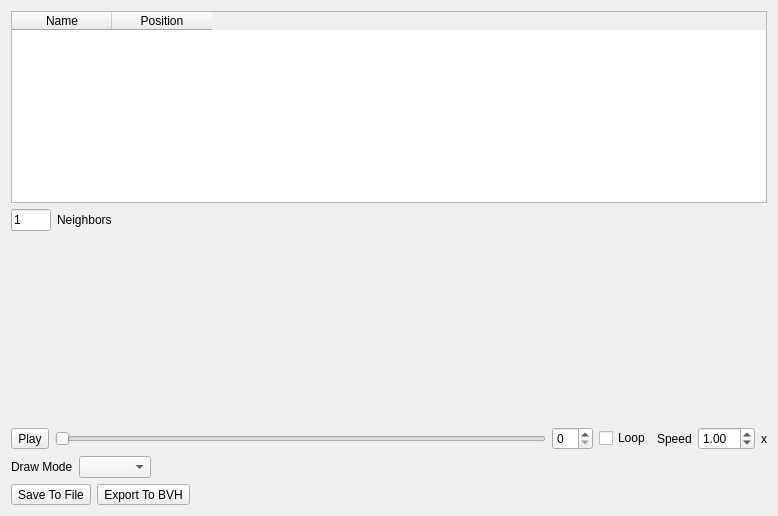
<?xml version="1.0" encoding="UTF-8"?>
<ui version="4.0">
 <class>Form</class>
 <widget class="QWidget" name="Form">
  <property name="geometry">
   <rect>
    <x>0</x>
    <y>0</y>
    <width>778</width>
    <height>516</height>
   </rect>
  </property>
  <property name="windowTitle">
   <string>Form</string>
  </property>
  <layout class="QGridLayout" name="gridLayout">
   <item row="0" column="0">
    <layout class="QVBoxLayout" name="verticalLayout">
     <item>
      <widget class="QTableWidget" name="animationControllerTableWidget">
       <property name="columnCount">
        <number>2</number>
       </property>
       <column>
        <property name="text">
         <string>Name</string>
        </property>
       </column>
       <column>
        <property name="text">
         <string>Position</string>
        </property>
       </column>
      </widget>
     </item>
     <item>
      <layout class="QHBoxLayout" name="horizontalLayout">
       <item>
        <widget class="QLineEdit" name="neighborLineEdit">
         <property name="maximumSize">
          <size>
           <width>40</width>
           <height>16777215</height>
          </size>
         </property>
         <property name="text">
          <string>1</string>
         </property>
        </widget>
       </item>
       <item>
        <widget class="QLabel" name="label_5">
         <property name="text">
          <string>Neighbors</string>
         </property>
        </widget>
       </item>
       <item>
        <spacer name="horizontalSpacer_3">
         <property name="orientation">
          <enum>Qt::Horizontal</enum>
         </property>
         <property name="sizeHint" stdset="0">
          <size>
           <width>40</width>
           <height>20</height>
          </size>
         </property>
        </spacer>
       </item>
      </layout>
     </item>
     <item>
      <layout class="QVBoxLayout" name="parameterSliderLayout">
       <item>
        <spacer name="verticalSpacer">
         <property name="orientation">
          <enum>Qt::Vertical</enum>
         </property>
         <property name="sizeHint" stdset="0">
          <size>
           <width>20</width>
           <height>40</height>
          </size>
         </property>
        </spacer>
       </item>
      </layout>
     </item>
     <item>
      <layout class="QHBoxLayout" name="playerBar">
       <item>
        <widget class="QToolButton" name="animationButton">
         <property name="text">
          <string>Play</string>
         </property>
        </widget>
       </item>
       <item>
        <widget class="QSlider" name="animationFrameSlider">
         <property name="orientation">
          <enum>Qt::Horizontal</enum>
         </property>
        </widget>
       </item>
       <item>
        <widget class="QSpinBox" name="animationFrameSpinBox"/>
       </item>
       <item>
        <widget class="QCheckBox" name="loopAnimationCheckBox">
         <property name="text">
          <string>Loop</string>
         </property>
         <property name="checked">
          <bool>false</bool>
         </property>
        </widget>
       </item>
       <item>
        <widget class="QLabel" name="label_2">
         <property name="text">
          <string>Speed</string>
         </property>
        </widget>
       </item>
       <item>
        <widget class="QDoubleSpinBox" name="animationSpeedDoubleSpinBox">
         <property name="singleStep">
          <double>0.100000000000000</double>
         </property>
         <property name="value">
          <double>1.000000000000000</double>
         </property>
        </widget>
       </item>
       <item>
        <widget class="QLabel" name="label_3">
         <property name="text">
          <string>x</string>
         </property>
        </widget>
       </item>
      </layout>
     </item>
     <item>
      <layout class="QHBoxLayout" name="horizontalLayout_2">
       <item>
        <widget class="QLabel" name="label_4">
         <property name="text">
          <string>Draw Mode</string>
         </property>
        </widget>
       </item>
       <item>
        <widget class="QComboBox" name="drawModeComboBox"/>
       </item>
       <item>
        <spacer name="horizontalSpacer_2">
         <property name="orientation">
          <enum>Qt::Horizontal</enum>
         </property>
         <property name="sizeHint" stdset="0">
          <size>
           <width>40</width>
           <height>20</height>
          </size>
         </property>
        </spacer>
       </item>
      </layout>
     </item>
     <item>
      <layout class="QHBoxLayout" name="horizontalLayout_3">
       <item>
        <widget class="QToolButton" name="saveToFileButton">
         <property name="text">
          <string>Save To File</string>
         </property>
        </widget>
       </item>
       <item>
        <widget class="QToolButton" name="exportToBVHButton">
         <property name="text">
          <string>Export To BVH</string>
         </property>
        </widget>
       </item>
       <item>
        <spacer name="horizontalSpacer">
         <property name="orientation">
          <enum>Qt::Horizontal</enum>
         </property>
         <property name="sizeHint" stdset="0">
          <size>
           <width>40</width>
           <height>20</height>
          </size>
         </property>
        </spacer>
       </item>
      </layout>
     </item>
    </layout>
   </item>
  </layout>
 </widget>
 <resources/>
 <connections/>
</ui>
